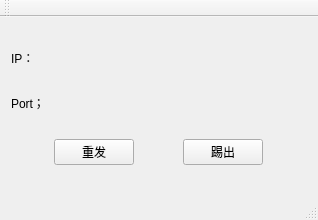
<?xml version="1.0" encoding="UTF-8"?>
<ui version="4.0">
 <class>UserOperationClass</class>
 <widget class="QMainWindow" name="UserOperationClass">
  <property name="geometry">
   <rect>
    <x>0</x>
    <y>0</y>
    <width>318</width>
    <height>220</height>
   </rect>
  </property>
  <property name="windowTitle">
   <string>UserOperation</string>
  </property>
  <widget class="QWidget" name="centralWidget">
   <layout class="QVBoxLayout" name="verticalLayout">
    <item>
     <layout class="QHBoxLayout" name="horizontalLayout_3">
      <item>
       <widget class="QLabel" name="label">
        <property name="sizePolicy">
         <sizepolicy hsizetype="Fixed" vsizetype="Fixed">
          <horstretch>0</horstretch>
          <verstretch>0</verstretch>
         </sizepolicy>
        </property>
        <property name="text">
         <string>IP：</string>
        </property>
       </widget>
      </item>
      <item>
       <widget class="QLabel" name="ipLabel">
        <property name="sizePolicy">
         <sizepolicy hsizetype="Preferred" vsizetype="Fixed">
          <horstretch>0</horstretch>
          <verstretch>0</verstretch>
         </sizepolicy>
        </property>
        <property name="text">
         <string/>
        </property>
       </widget>
      </item>
     </layout>
    </item>
    <item>
     <layout class="QHBoxLayout" name="horizontalLayout">
      <item>
       <widget class="QLabel" name="label_3">
        <property name="sizePolicy">
         <sizepolicy hsizetype="Fixed" vsizetype="Fixed">
          <horstretch>0</horstretch>
          <verstretch>0</verstretch>
         </sizepolicy>
        </property>
        <property name="text">
         <string>Port；</string>
        </property>
       </widget>
      </item>
      <item>
       <widget class="QLabel" name="PortLabel">
        <property name="sizePolicy">
         <sizepolicy hsizetype="Preferred" vsizetype="Fixed">
          <horstretch>0</horstretch>
          <verstretch>0</verstretch>
         </sizepolicy>
        </property>
        <property name="text">
         <string/>
        </property>
       </widget>
      </item>
     </layout>
    </item>
    <item>
     <layout class="QHBoxLayout" name="horizontalLayout_2">
      <item>
       <widget class="QPushButton" name="reSendBtn">
        <property name="sizePolicy">
         <sizepolicy hsizetype="Fixed" vsizetype="Fixed">
          <horstretch>0</horstretch>
          <verstretch>0</verstretch>
         </sizepolicy>
        </property>
        <property name="text">
         <string>重发</string>
        </property>
       </widget>
      </item>
      <item>
       <widget class="QPushButton" name="kickBtn">
        <property name="sizePolicy">
         <sizepolicy hsizetype="Fixed" vsizetype="Fixed">
          <horstretch>0</horstretch>
          <verstretch>0</verstretch>
         </sizepolicy>
        </property>
        <property name="text">
         <string>踢出</string>
        </property>
       </widget>
      </item>
     </layout>
    </item>
   </layout>
  </widget>
  <widget class="QMenuBar" name="menuBar">
   <property name="geometry">
    <rect>
     <x>0</x>
     <y>0</y>
     <width>318</width>
     <height>22</height>
    </rect>
   </property>
  </widget>
  <widget class="QToolBar" name="mainToolBar">
   <attribute name="toolBarArea">
    <enum>TopToolBarArea</enum>
   </attribute>
   <attribute name="toolBarBreak">
    <bool>false</bool>
   </attribute>
  </widget>
  <widget class="QStatusBar" name="statusBar"/>
 </widget>
 <layoutdefault spacing="6" margin="11"/>
 <resources/>
 <connections/>
</ui>
